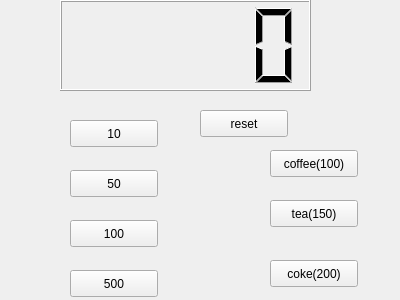
<?xml version="1.0" encoding="UTF-8"?>
<ui version="4.0">
 <class>Widget</class>
 <widget class="QWidget" name="Widget">
  <property name="geometry">
   <rect>
    <x>0</x>
    <y>0</y>
    <width>400</width>
    <height>300</height>
   </rect>
  </property>
  <property name="windowTitle">
   <string>Widget</string>
  </property>
  <widget class="QLCDNumber" name="lcdNumber">
   <property name="geometry">
    <rect>
     <x>60</x>
     <y>0</y>
     <width>251</width>
     <height>91</height>
    </rect>
   </property>
  </widget>
  <widget class="QPushButton" name="pb10">
   <property name="geometry">
    <rect>
     <x>70</x>
     <y>120</y>
     <width>88</width>
     <height>27</height>
    </rect>
   </property>
   <property name="text">
    <string>10</string>
   </property>
  </widget>
  <widget class="QPushButton" name="pb50">
   <property name="geometry">
    <rect>
     <x>70</x>
     <y>170</y>
     <width>88</width>
     <height>27</height>
    </rect>
   </property>
   <property name="text">
    <string>50</string>
   </property>
  </widget>
  <widget class="QPushButton" name="pb100">
   <property name="geometry">
    <rect>
     <x>70</x>
     <y>220</y>
     <width>88</width>
     <height>27</height>
    </rect>
   </property>
   <property name="text">
    <string>100</string>
   </property>
  </widget>
  <widget class="QPushButton" name="pb500">
   <property name="geometry">
    <rect>
     <x>70</x>
     <y>270</y>
     <width>88</width>
     <height>27</height>
    </rect>
   </property>
   <property name="text">
    <string>500</string>
   </property>
  </widget>
  <widget class="QPushButton" name="pbCoffee">
   <property name="geometry">
    <rect>
     <x>270</x>
     <y>150</y>
     <width>88</width>
     <height>27</height>
    </rect>
   </property>
   <property name="text">
    <string>coffee(100)</string>
   </property>
  </widget>
  <widget class="QPushButton" name="pbTea">
   <property name="geometry">
    <rect>
     <x>270</x>
     <y>200</y>
     <width>88</width>
     <height>27</height>
    </rect>
   </property>
   <property name="text">
    <string>tea(150)</string>
   </property>
  </widget>
  <widget class="QPushButton" name="pbCoke">
   <property name="geometry">
    <rect>
     <x>270</x>
     <y>260</y>
     <width>88</width>
     <height>27</height>
    </rect>
   </property>
   <property name="text">
    <string>coke(200)</string>
   </property>
  </widget>
  <widget class="QPushButton" name="pbReset">
   <property name="geometry">
    <rect>
     <x>200</x>
     <y>110</y>
     <width>88</width>
     <height>27</height>
    </rect>
   </property>
   <property name="text">
    <string>reset</string>
   </property>
  </widget>
 </widget>
 <layoutdefault spacing="6" margin="11"/>
 <resources/>
 <connections/>
</ui>
